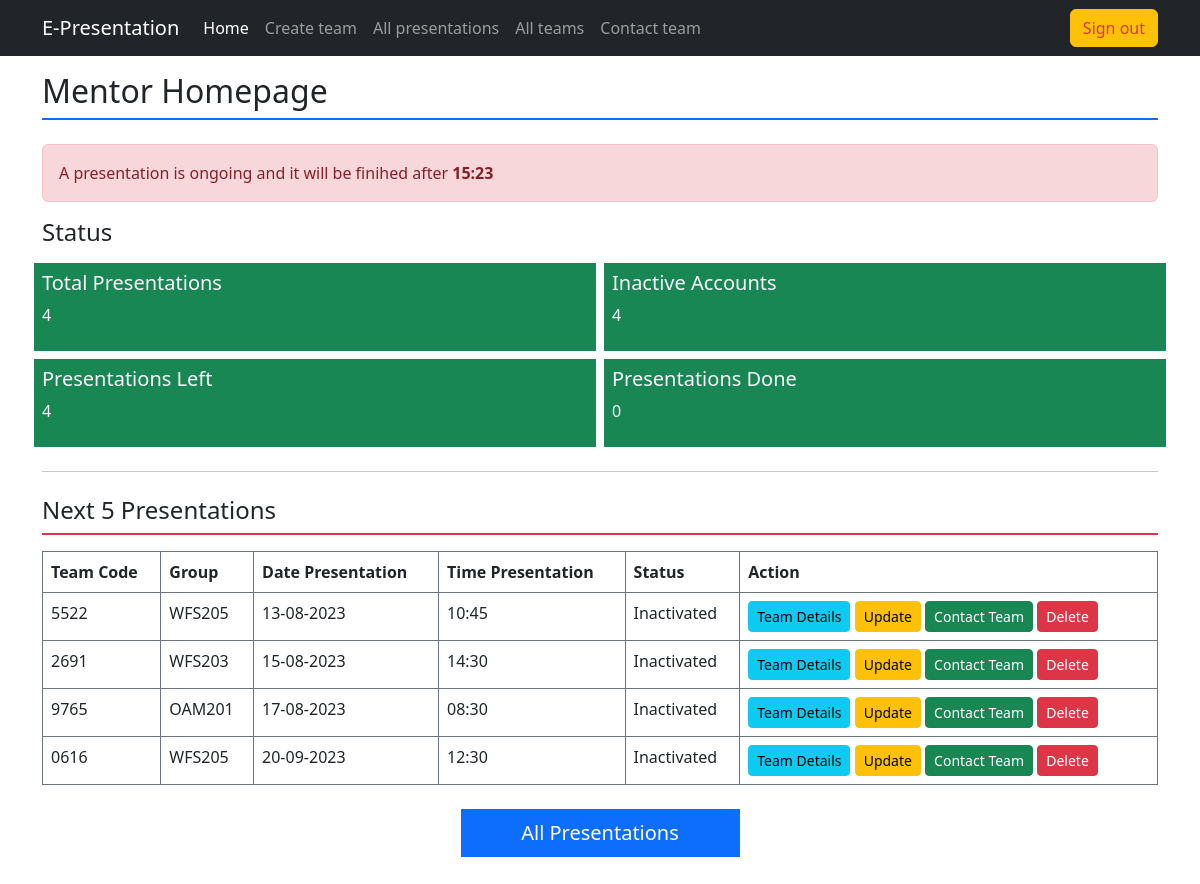
The page /index.php?action=mentor_homepage (signed in) on the database as committed earlier.
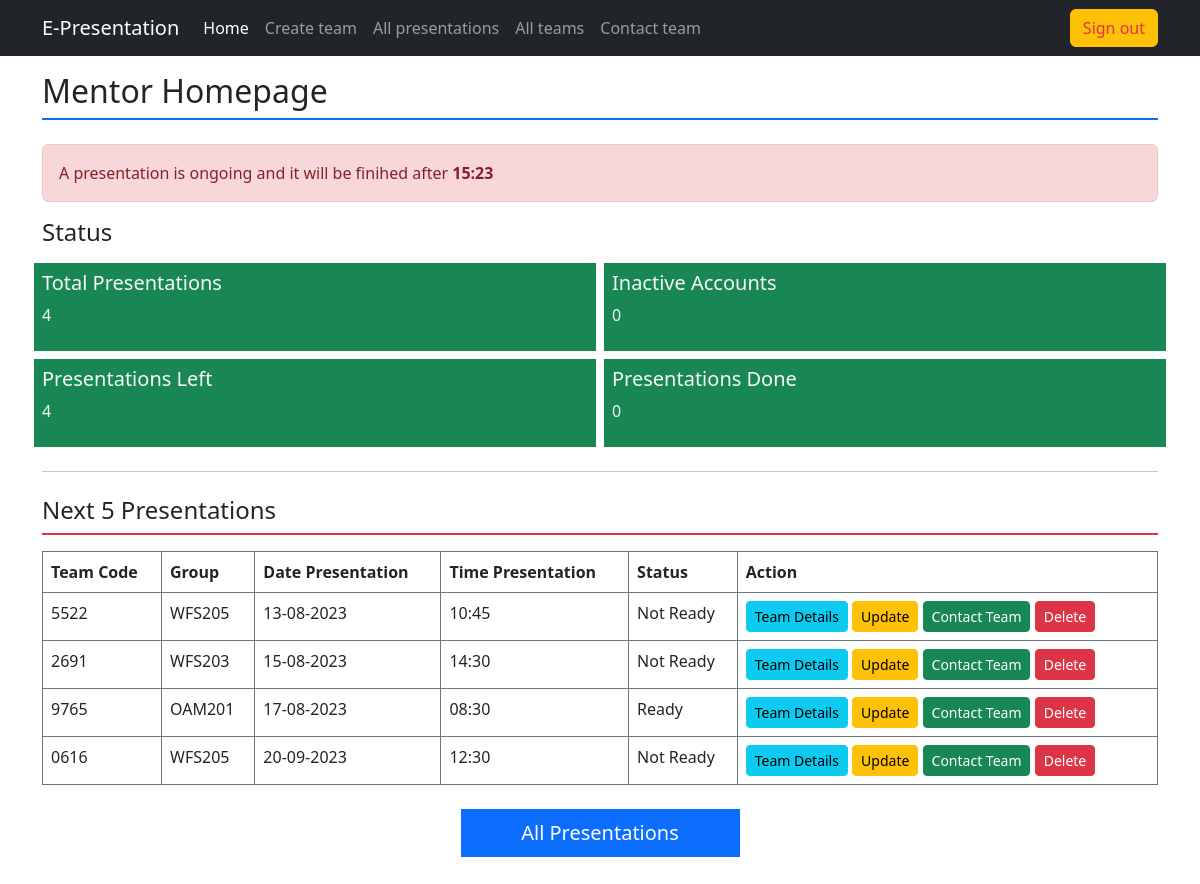
The same page on the database as committed later.
### tables this page shows
CREATE TABLE `team` (
  `team_code` varchar(8) NOT NULL,
  `group_code` varchar(10) NOT NULL,
  `presentation_date` date DEFAULT NULL,
  `presentation_time` time DEFAULT NULL,
  `status` enum('Done','Ready','Not Ready') DEFAULT 'Not Ready'
);

### controller/layouts_rendering.php (called while the page is built, shortened)
<?php
    class LayoutRendering {
        static function mentor_homepage_layout() {
            $presentations = PresentationModel::retrieve_all_teams();
            $inactive_accounts = 0;
            $presentations_done = 0;
            $presentations_left = 0;
            foreach($presentations as $presentation):
                if (strtolower($presentation["status"]) == "inactivated"):
                    ++$inactive_accounts;
                    ++$presentations_left;
                elseif (strtolower($presentation["status"]) == "done"):
                    ++$presentations_done;
                else:
                    ++$presentations_left;
                endif;
            endforeach;
            require "view/mentor/mentor_homepage.php";
        }
    }

### model/team_model.php (called while the page is built, shortened)
<?php
    class PresentationModel {
        static function connection() {
            $username = "root";
            $password = "";
            $host = "localhost";
            $dbname = "e-presentations";
            $dsn = "mysql:host=$host;dbname=$dbname";
            try {
                return new PDO($dsn, $username, $password);
            } catch (PDOException $err) {
                echo "<div class='alert alert-danger'>Database connection couldn't be established</div>";
                $err->getMessage();
            }
        }
        static function retrieve_all_teams() {
            $connection = self::connection();
            $query = $connection->query("SELECT * FROM team ORDER BY presentation_date, presentation_time");
            return $query->fetchAll(PDO::FETCH_ASSOC);
        }
    }
?>

### view/mentor/mentor_homepage.php (the view, shortened to what this page needs)
<h2 class="border-bottom pb-2 border-2 border-primary mb-4">Mentor Homepage</h2>
    <div class="alert alert-danger">
        A presentation is ongoing and it will be finihed after <span class="fw-bold">15:23</span>
    </div>
    <h4>Status</h4>
    <section class="row text-light">
    <div class="col-6 g-2">
        <article class="bg-success p-2">
        <h5>Total Presentations</h5>
        <p><?= count($presentations) ?></p>
        </article>
    </div>
    <div class="col-6 g-2">
        <article class="bg-success p-2">
        <h5>Inactive Accounts</h5>
        <p><?= $inactive_accounts ?></p>
        </article>
    </div>
    <div class="col-6 g-2">
        <article class="bg-success p-2">
        <h5>Presentations Left</h5>
        <p><?= $presentations_left ?></p>
        </article>
    </div>
    <div class="col-6 g-2">
        <article class="bg-success p-2">
        <h5>Presentations Done</h5>
        <p><?= $presentations_done ?></p>
        </article>
    </div>
    </section>
    <hr class="my-4" />
    <h4 class="border-bottom pb-2 border-2 border-danger mb-3">Next 5 Presentations</h4>
    <table class="table table-bordered table-hover border-secondary border-striped border">
    <thead>
        <th>Team Code</th>
        <th>Group</th>
        <th>Date Presentation</th>
        <th>Time Presentation</th>
        <th>Status</th>
        <th>Action</th>
    </thead>
    <?php
        foreach($presentations as $presentation):
    ?>
    <tr>
        <td><?= $presentation["team_code"] ?></td>
        <td><?= $presentation["group_code"] ?></td>
        <td><?= implode("-", array_reverse(explode("-", $presentation["presentation_date"]))) ?></td>
        <td><?= substr($presentation["presentation_time"], 0, 5) ?></td>
        <td><?= $presentation["status"] ?></td>
        <td>
            <a href="index.php?action=team_info&team_code=<?= $presentation["team_code"] ?>" class="btn btn-sm btn-info">Team Details</a>
            <a href="index.php?action=update&team_code=<?= $presentation["team_code"] ?>" class="btn btn-warning btn-sm">Update</a>
            <a href="index.php?action=contact&team_code=<?= $presentation["team_code"] ?>" class="btn btn-success btn-sm">Contact Team</a>
            <button class="btn btn-danger btn-sm">Delete</button>
        </td>
    </tr>
    <?php endforeach;?>
    </table>
    <a href="index.php?action=all_presentations" class="btn btn-lg rounded-0 btn-primary my-4 d-block m-auto w-25">All Presentations</a>
<?php
    require "view/master.php";
?>

Rows that differ between the two databases and show on the page:
changed team id 5522: status "Inactivated" → "Not Ready"
changed team "WFS203": status "Inactivated" → "Not Ready"
changed team "OAM201": status "Inactivated" → "Ready"
changed team id 0616: status "Inactivated" → "Not Ready"
Other text that changed with them:
$inactive_accounts: "4" → "0"
